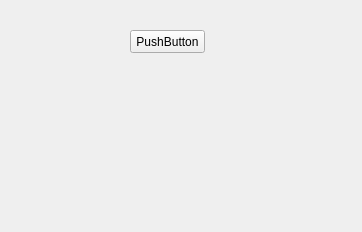
<?xml version="1.0" encoding="UTF-8"?>
<ui version="4.0">
 <class>Form</class>
 <widget class="QWidget" name="Form">
  <property name="geometry">
   <rect>
    <x>0</x>
    <y>0</y>
    <width>362</width>
    <height>232</height>
   </rect>
  </property>
  <property name="windowTitle">
   <string>CustomWidget</string>
  </property>
  <widget class="QPushButton" name="pushButton">
   <property name="geometry">
    <rect>
     <x>130</x>
     <y>30</y>
     <width>75</width>
     <height>23</height>
    </rect>
   </property>
   <property name="text">
    <string>PushButton</string>
   </property>
  </widget>
  <widget class="QLabel" name="label">
   <property name="geometry">
    <rect>
     <x>140</x>
     <y>90</y>
     <width>47</width>
     <height>13</height>
    </rect>
   </property>
   <property name="text">
    <string/>
   </property>
  </widget>
 </widget>
 <resources/>
 <connections/>
</ui>
